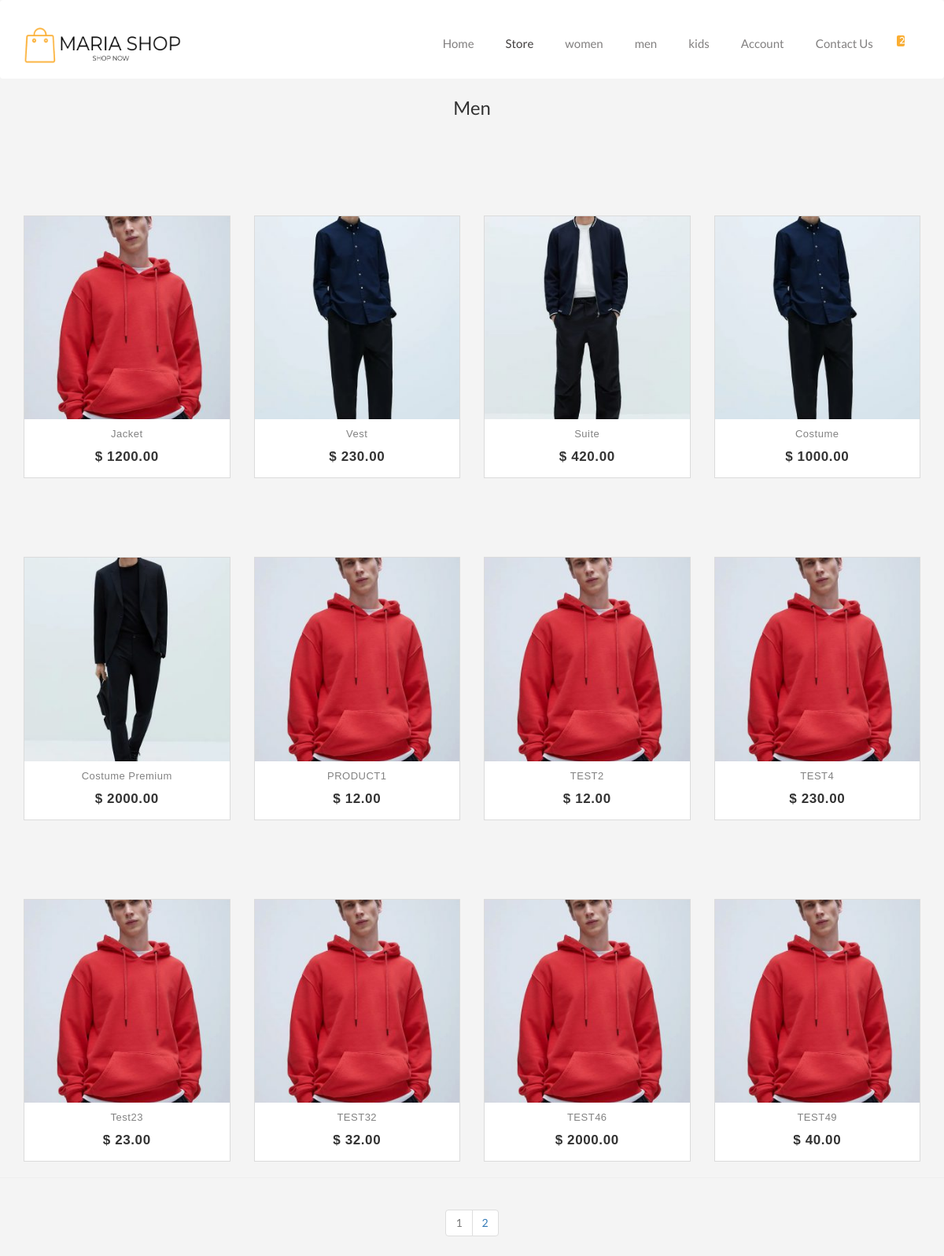
/views/category_page.php?categoryId=12&page=1 (signed in), run on an earlier commit of the app's database.
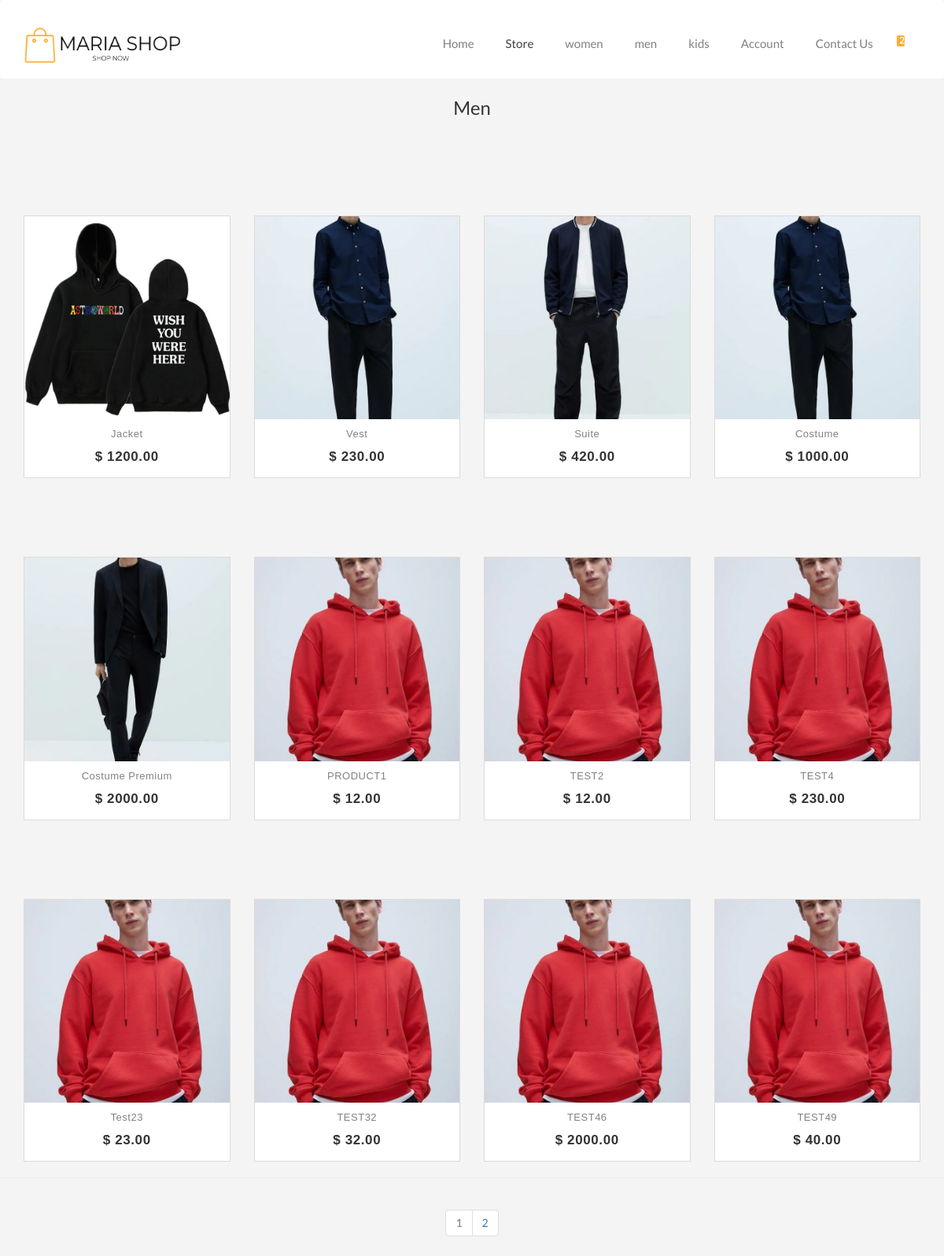
And on a later commit of the database.
### tables this page shows
CREATE TABLE `product` (
  `idP` int(11) NOT NULL,
  `nameProduct` varchar(255) NOT NULL,
  `Price` varchar(255) NOT NULL,
  `Qte` varchar(255) NOT NULL,
  `Image` varchar(255) NOT NULL,
  `Image2` varchar(255) NOT NULL,
  `description` varchar(255) NOT NULL,
  `idC` int(11) NOT NULL
);

### app/database/db.php (called while the page is built, shortened)
<?php
class Paginator extends DB
{
    public function showingItems($table, $conditionName, $condition, $start, $perPage)
    {
        $conn = $this->connect();
        $select_data = "SELECT * from $table WHERE $conditionName = $condition LIMIT $start, $perPage";
        $query = mysqli_query($conn, $select_data);
        $result = mysqli_fetch_all($query, MYSQLI_ASSOC);
        return $result;
    }
}

### app/controllers/category.php (called while the page is built, shortened)
<?php
$pagination = new Paginator();
if (isset($_GET['page'])) {
    $page = $_GET['page'];
} else {
    $page = 1;
}
$perPage = 12;
$start = ($perPage * $page) - $perPage;
if (isset($_GET['categoryId'])) {
    $showingProduct =  $pagination->showingItems('product', 'idC', $_GET['categoryId'], $start, $perPage);
}

### views/category_page.php (the view, shortened to what the changed rows need)
<?php
include('../app/database/db.php');
include('../app/controllers/category.php');
?>
<!DOCTYPE html>
<html lang="en">
<head>
    <link rel="stylesheet" href="https://cdnjs.cloudflare.com/ajax/libs/OwlCarousel2/2.3.4/assets/owl.carousel.min.css">
    <link rel="stylesheet"
        href="https://cdnjs.cloudflare.com/ajax/libs/OwlCarousel2/2.3.4/assets/owl.theme.default.css">
    <link rel="stylesheet" href="https://cdnjs.cloudflare.com/ajax/libs/twitter-bootstrap/3.3.7/css/bootstrap.min.css">
    <link rel="stylesheet" href="../assets/css/Store.css">
</head>
<body>
    <div class="container">
        <div class="row" style="margin-top: 100px;">
            <?php foreach($showingProduct as $product): ?>
            <div class="col-md-3 col-sm-6">
                <div class="product-grid">
                    <div class="product-image">
                        <a href="#">
                            <img class="pic-1" style="height: 260.5px;"
                                src="../assets/img/<?php echo $product['Image'] ?>">
                        </a>
                    </div>
                    <div class="product-content">
                        <h3 class="title"><a href="#"><?php echo $product['nameProduct'] ?></a></h3>
                        <div class="price">$ <?php echo $product['Price'] ?>.00
                        </div>
                        <a class="add-to-cart" href="">+ More info</a>
                    </div>
                </div>
            </div>
            <?php endforeach; ?>
        </div>
    </div>

What changed in the data, as far as the page shows it:
changed product "Jacket": Image: a different picture
